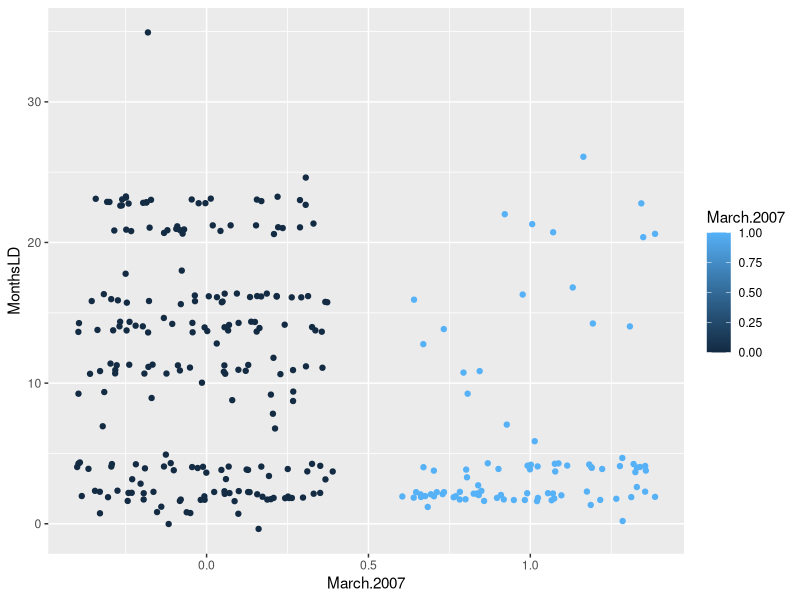
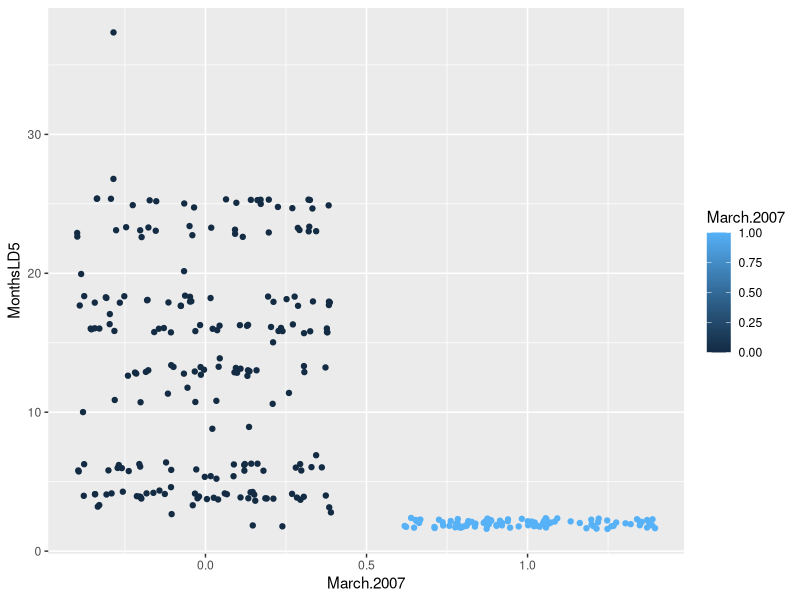
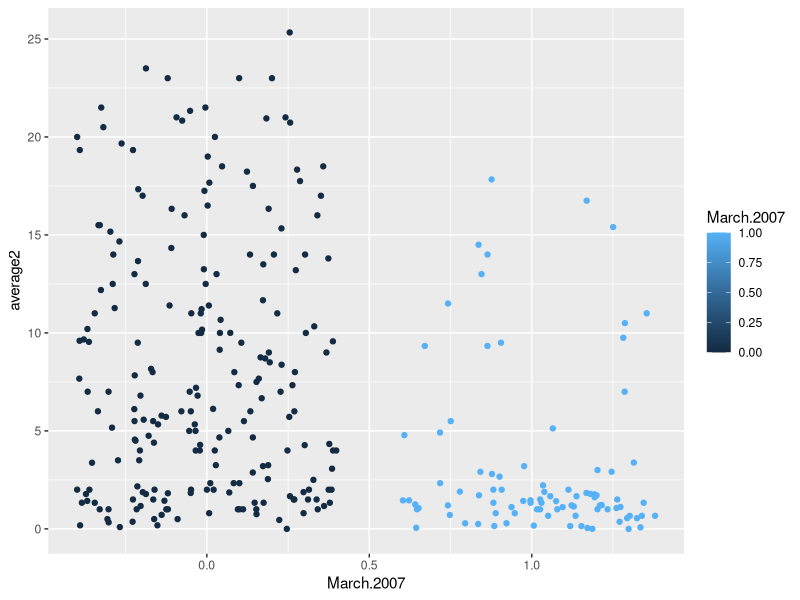
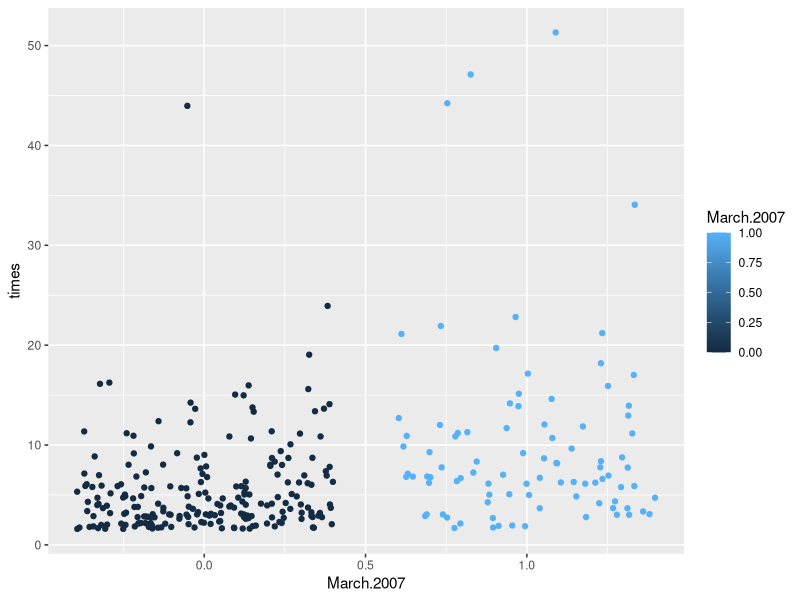

These charts were generated, in order, by the following R code:
library(ggplot2)
library(class)
library(gmodels)
library(plyr)

setwd("/home/rook/Projects/Code/r-source/assignment")

bld <- read.csv('blood_donation.csv', stringsAsFactors = TRUE)

bld <- bld[-1]
bld <- rename(bld, c("Months.since.Last.Donation" = "MonthsLD",
                     "Number.of.Donations" = "times",
                     "Total.Volume.Donated..c.c.." = "TVolume",
                     "Months.since.First.Donation"="MonthsFD",
                     "Made.Donation.in.March.2007" = "March.2007"))

bld_fit <- bld

bld_fit$times <- bld_fit$times + bld_fit$March.2007
bld_fit$March.2007 <- abs(bld_fit$March.2007 - 1)
bld_fit$MonthsLD5 <- bld_fit$March.2007*bld_fit$MonthsLD + 2
bld_fit$March.2007 <- abs(bld_fit$March.2007 - 1)
bld_fit$MonthsFD <- bld_fit$MonthsFD + 2

bld2 <- subset(bld_fit, times > 1)

bld2$average <- (bld2$MonthsFD - bld2$MonthsLD5)/bld2$times
bld2$average2 <- abs(bld2$MonthsLD - bld2$average)

ggplot(data = bld2, aes(x = March.2007, y = MonthsLD, col = March.2007)) + geom_jitter()
ggplot(data = bld2, aes(x = March.2007, y = MonthsLD5, col = March.2007)) + geom_jitter()
ggplot(data = bld2, aes(x = March.2007, y = average2, col = March.2007)) + geom_jitter()
ggplot(data = bld2, aes(x = March.2007, y = times, col = March.2007)) + geom_jitter()

s <- sample(nrow(bld2), 74)
bld2.test <- bld2[s,]
bld2.training <- bld2[-s,]

bld2.logis <- glm(March.2007 ~ average2, family = binomial, data = bld2.training)

summary(bld2.logis)

bld2.prediction <- predict(bld2.logis, bld2.test, type = "response")

bld2.test <- cbind(bld2.test, probability = bld2.prediction)
CrossTable(x = bld2.test$March.2007, y = round(bld2.prediction), prop.chisq = TRUE)

#knn
normalizeNum <- function (x) {
  return ((x - min(x)) / (max(x) - min(x)))
}

bld_n <- as.data.frame(lapply(bld2[c(6,8)], normalizeNum))
bld_c <- bld2[5]

s <- sample(304, 220)
bld_train <- bld_n[s,]
bld_train_labels <- bld_c[s,]
bld_test <- bld_n[-s,]
bld_test_labels <- bld_c[-s,]

bld_test_pred <- knn(train = bld_train, test = bld_test,
                     cl = bld_train_labels, k=10)

CrossTable(x = bld_test_labels, y = bld_test_pred, prop.chisq = TRUE)
